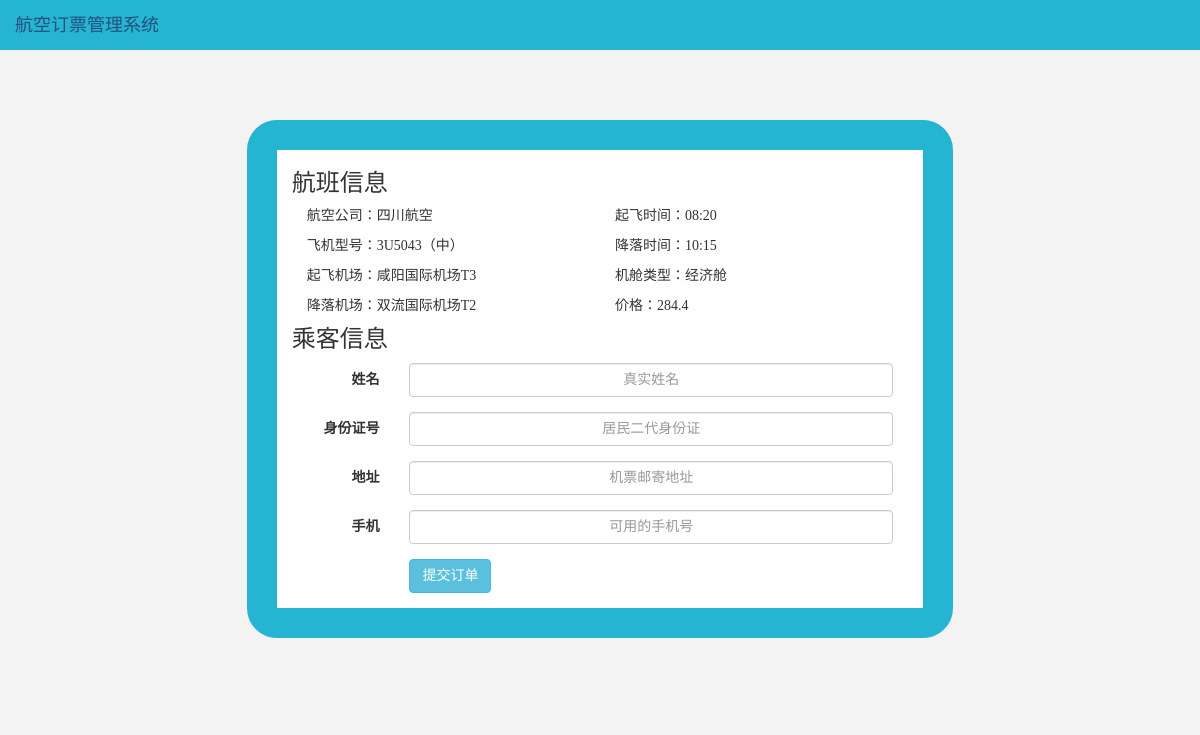
Page /order_info.php?fligh_id=3U5043 on the committed database.
### tables this page shows
CREATE TABLE `flightinfo` (
  `flightId` char(20) NOT NULL,
  `startCity` char(10) NOT NULL,
  `endCity` char(10) NOT NULL,
  `startPort` char(10) NOT NULL,
  `endPort` char(10) NOT NULL,
  `startTime` datetime NOT NULL,
  `endTime` datetime NOT NULL,
  `economy` int(5) NOT NULL,
  `discount` float(3,2) DEFAULT NULL,
  `size` int(4) NOT NULL,
  `company` char(5) NOT NULL,
  PRIMARY KEY (`flightId`)
);

### order_info.php (the view, shortened to what this page needs)
<!DOCTYPE html>
<html lang="en">
<head>
	<link rel="stylesheet" type="text/css" href="css/bootstrap.css">
	<link rel="stylesheet" type="text/css" href="css/main.css">
</head>
<?php
include "conn.php";
if(is_array($_GET)&&count($_GET)>0)
{
  if(isset($_GET["fligh_id"]))
  {
	$fligh_id=$_GET["fligh_id"];
  }
  $s = "select * from flightInfo where flightId='$fligh_id'";
  $result=mysql_query($s,$conn);
  $row=mysql_fetch_array($result);
}
else{
}
?>
<body>
	<nav class="top">
		<a href="" class="navbar-brand">航空订票管理系统</a>
	</nav>
	<div class="container order">
	  <div class="row">
	    <div class="col-md-8 col-sm-8 col-md-offset-2 col-sm-offset-2 order-information">
		    <div class="flight-info">
		    	<h3>航班信息</h3>
		    	<div class="col-md-6 col-sm-6">
		    		<p><span>航空公司：</span><span><?php echo $row['company']?></span></p>
		    		<p><span>飞机型号：</span><span><?php echo $row['flightId']?>（中）</span></p>
		    		<p><span>起飞机场：</span><span><?php echo $row['startPort']?></span></p>
		    		<p><span>降落机场：</span><span><?php echo $row['endPort']?></span></p>
		    	</div>
		    	<div class="col-md-6 col-sm-6">
		    		<p><span>起飞时间：</span><span><?php echo substr($row['startTime'], -8,5);?></span></p>
		    		<p><span>降落时间：</span><span><?php echo substr($row['endTime'], -8,5);?></span></p>
		    		<p><span>机舱类型：</span><span>经济舱</span></p>
		    		<p><span>价格：</span><span><?php echo $row['economy']*$row['discount'] ?></span></p>
		    	</div>
		    </div>
	        <div class="customer-info">
		    	<h3>乘客信息</h3>
		    	<div class="col-md-12 col-sm-12">
			        <form class="form-horizontal" role="form" action="order.php" method="post">
					  <div class="form-group">
					    <label for="inputName" class="col-sm-2 control-label">姓名</label>
					    <div class="col-sm-10">
					      <input type="text" class="form-control" id="inputName" name="name" placeholder="真实姓名">
					    </div>
					  </div>
					  <div class="form-group">
					    <label for="inputIdentity" class="col-sm-2 control-label">身份证号</label>
					    <div class="col-sm-10">
					      <input type="text" class="form-control" id="inputIdentity" name="identity" placeholder="居民二代身份证">
					    </div>
					  </div>
					  <div class="form-group">
					    <label for="inputAddress" class="col-sm-2 control-label">地址</label>
					    <div class="col-sm-10">
					      <input type="text" class="form-control" id="inputAddress" name="address" placeholder="机票邮寄地址">
					    </div>
					  </div>
					  <div class="form-group">
					    <label for="inputPhone" class="col-sm-2 control-label">手机</label>
					    <div class="col-sm-10">
					      <input type="text" class="form-control" id="inputPhone" name="phone" placeholder="可用的手机号">
					    </div>
					  </div>
					  <div class="form-group">
					    <div class="col-sm-offset-2 col-sm-10">
					      <button type="submit" class="btn btn-info">提交订单</button>
					    </div>
					  </div>
					</form>
			    </div>
		    </div>
	    </div>
	  </div>
	</div>
</body>
</html>

### css/main.css (style rules this page uses)
body, nav { padding: 0px; margin: 0px; }
body { background-color: rgb(243, 243, 243); }
body, h1, h2, h3, h4, h5, h6, p, a, article { font-family: "Microsoft YaHei"; -webkit-font-smoothing: antialiased; -moz-font-smoothing: antialiased; font-smoothing: antialiased; }
input { text-align:center; }
.top { width: 100%; height: 50px; background: rgb(38, 180, 211); background: #26B4D3; }
.order, .info, .login { padding: 70px; }
.order-information, .login-form { border: 30px solid rgb(38, 180, 211); border-radius: 30px; background-color: white; }

### rows in the picture
flightinfo: company "四川航空", flightId "3U5043", startPort "咸阳国际机场T3", endPort "双流国际机场T2", startTime "08:20", endTime "10:15", $row['economy']*$row['discount'] "284.4"
